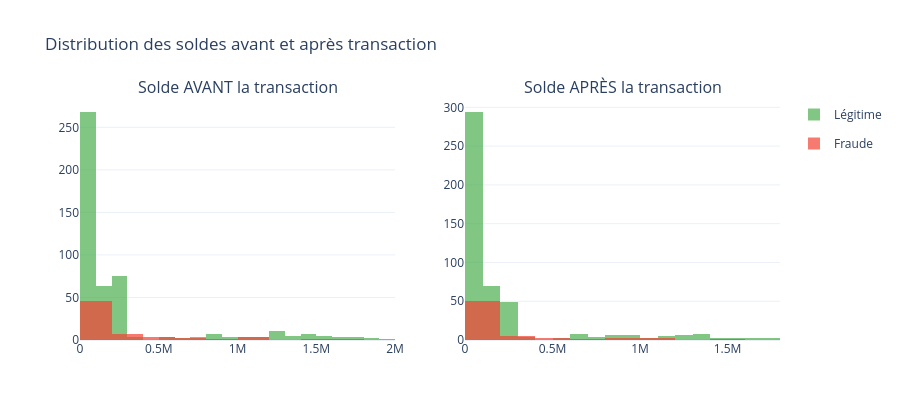

The code cell stored with this chart in its notebook:
### Code cell
# Solde avant vs solde après
fig = make_subplots(rows=1, cols=2,
                    subplot_titles=['Solde AVANT la transaction', 'Solde APRÈS la transaction'])

for label, nom, couleur in [(0, 'Légitime', LEGIT), (1, 'Fraude', FRAUD)]:
    d = tx[tx['label'] == label]
    fig.add_trace(go.Histogram(x=d['solde_avant'], name=nom, marker_color=couleur,
                               opacity=0.7, legendgroup=nom), row=1, col=1)
    fig.add_trace(go.Histogram(x=d['solde_apres'], name=nom, marker_color=couleur,
                               opacity=0.7, legendgroup=nom, showlegend=False), row=1, col=2)

fig.update_layout(barmode='overlay', height=420,
                  title_text='Distribution des soldes avant et après transaction')
fig.show()

### Figure 1 — Plotly figure (JSON) as saved in the notebook; plotly's stock layout.template omitted (floating-point values rounded to 4 significant figures; data arrays with more than 128 entries replaced by an {"elided": "..."} marker saying what was removed)
{"data": [{"legendgroup": "Légitime", "marker": {"color": "#4CAF50"}, "name": "Légitime", "opacity": 0.7, "type": "histogram", "x": {"elided": "475 int values"}, "xaxis": "x", "yaxis": "y"}, {"legendgroup": "Légitime", "marker": {"color": "#4CAF50"}, "name": "Légitime", "opacity": 0.7, "showlegend": false, "type": "histogram", "x": {"elided": "475 int values"}, "xaxis": "x2", "yaxis": "y2"}, {"legendgroup": "Fraude", "marker": {"color": "#F44336"}, "name": "Fraude", "opacity": 0.7, "type": "histogram", "x": [195452, 158100, 137010, 113295, 75254, 65689, 39982, 1700304, 1508742, 1163583, 1040592, 31393, 1633, 42492, 1719, 43797, 28899, 758328, 563556, 438156, 366447, 246055, 172441, 104169, 45277, 28376, 20432, 15330, 12806, 11440, 9394, 47762, 26558, 289144, 43877, 39461, 25013, 109841, 80069, 49977, 80654, 84527, 51172, 39090, 31126, 20646, 17870, 14142, 100739, 22077, 13853, 11720, 8192, 6270, 1156741, 998295, 643840, 522946, 357953, 244415, 214022, 209933, 3611, 39956], "xaxis": "x", "yaxis": "y"}, {"legendgroup": "Fraude", "marker": {"color": "#F44336"}, "name": "Fraude", "opacity": 0.7, "showlegend": false, "type": "histogram", "x": [158100, 137010, 113295, 75254, 65689, 39982, 26552, 1508742, 1163583, 1040592, 881201, 0, 0, 6261, 0, 16149, 0, 563556, 438156, 366447, 246055, 172441, 104169, 74127, 28376, 20432, 15330, 12806, 11440, 9394, 8214, 5768, 0, 0, 0, 0, 0, 80069, 49977, 42043, 0, 51172, 39090, 31126, 20646, 17870, 14142, 9856, 0, 13853, 11720, 8192, 6270, 5285, 998295, 643840, 522946, 357953, 244415, 214022, 189030, 0, 0, 2526], "xaxis": "x2", "yaxis": "y2"}], "layout": {"annotations": [{"font": {"size": 16}, "showarrow": false, "text": "Solde AVANT la transaction", "x": 0.225, "xanchor": "center", "xref": "paper", "y": 1, "yanchor": "bottom", "yref": "paper"}, {"font": {"size": 16}, "showarrow": false, "text": "Solde APRÈS la transaction", "x": 0.775, "xanchor": "center", "xref": "paper", "y": 1, "yanchor": "bottom", "yref": "paper"}], "barmode": "overlay", "height": 420, "title": {"text": "Distribution des soldes avant et après transaction"}, "xaxis": {"anchor": "y", "domain": [0, 0.45]}, "xaxis2": {"anchor": "y2", "domain": [0.55, 1]}, "yaxis": {"anchor": "x", "domain": [0, 1]}, "yaxis2": {"anchor": "x2", "domain": [0, 1]}}}
